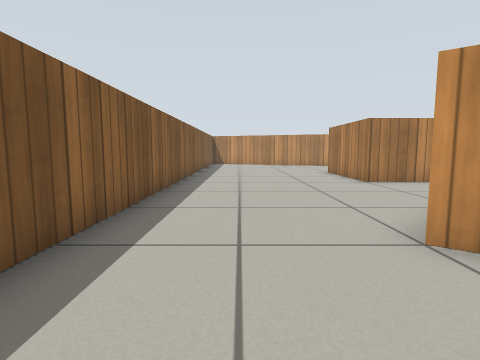
[1] (above)

21 first-person views from a walk through a world built for the Gazebo simulator. The camera is 0.51 m above the floor, tilts 6° down and sees 80° across. The floor is counted in squares, 0.5 m on a side. Each view is taken from the middle of a square. On the plan, view 1 faces up. The plan holds only what a view shows up to about 12 squares ahead; the rest is blank. Gazebo's built-in surfaces are drawn with simple patterns.

[2]
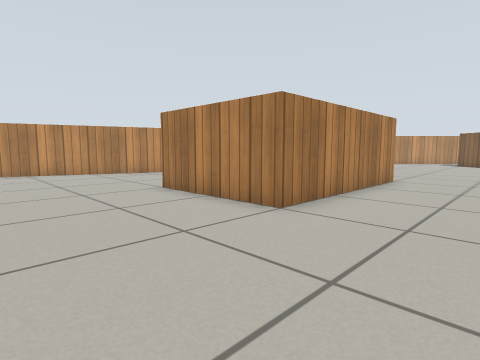

[3]
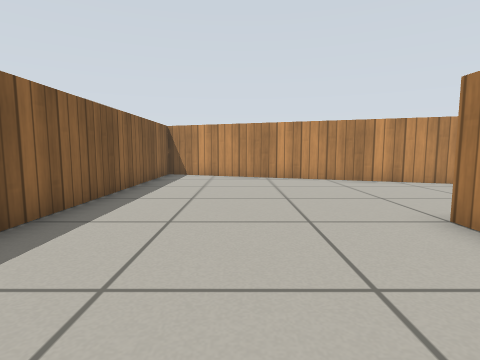

[4]
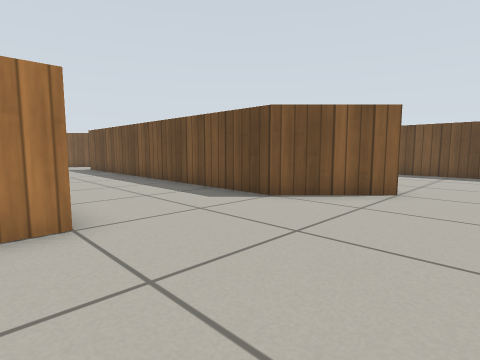

[5]
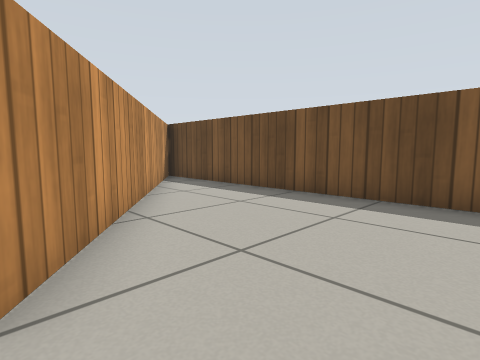

[6]
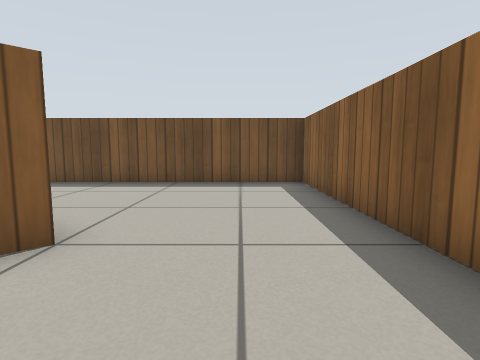

[7]
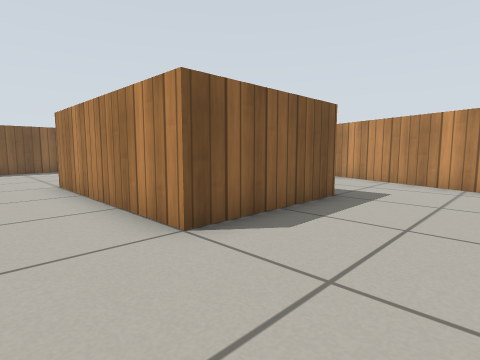

[8]
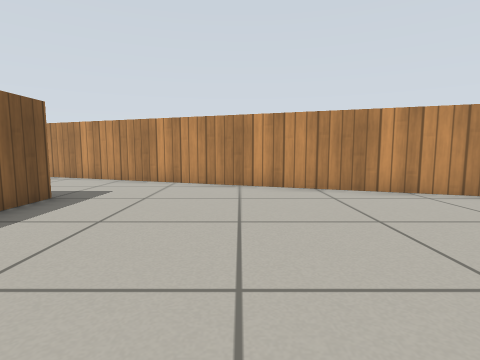

[9]
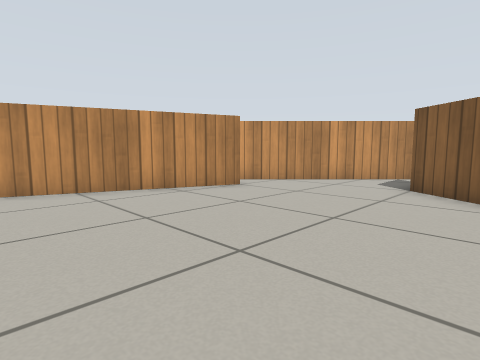

[10]
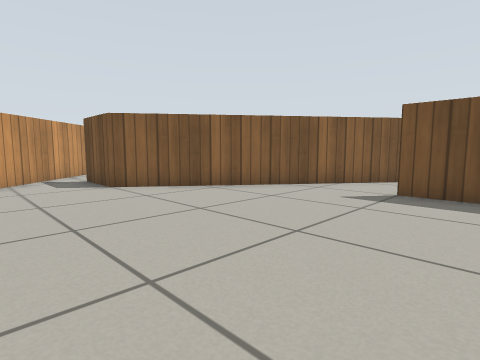

[11]
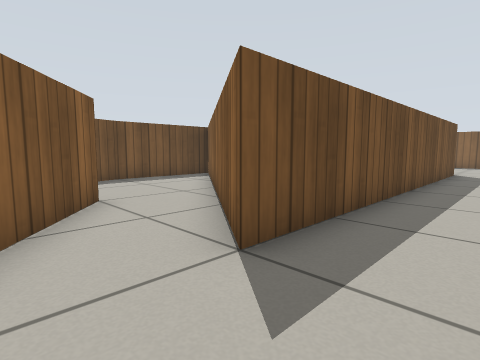

[12]
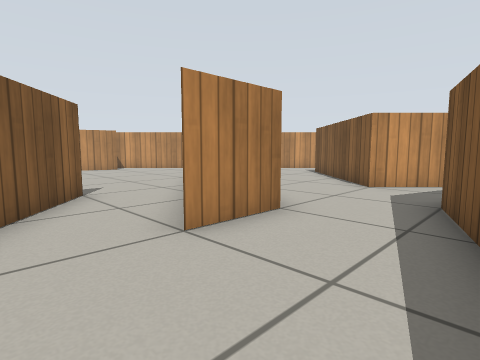

[13]
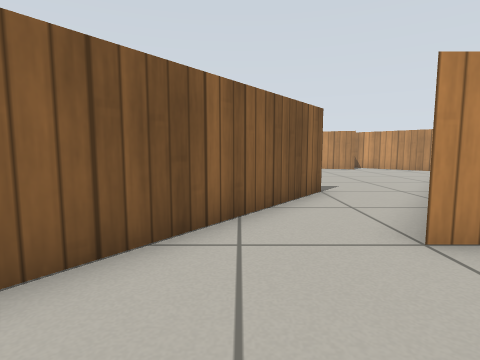

[14]
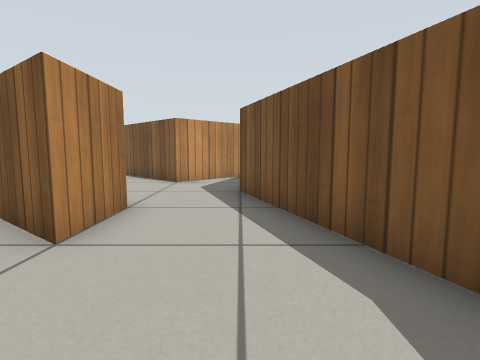

[15]
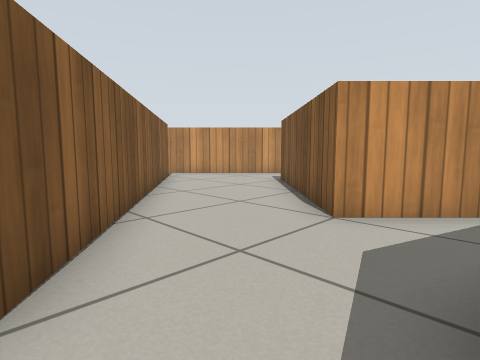

[16]
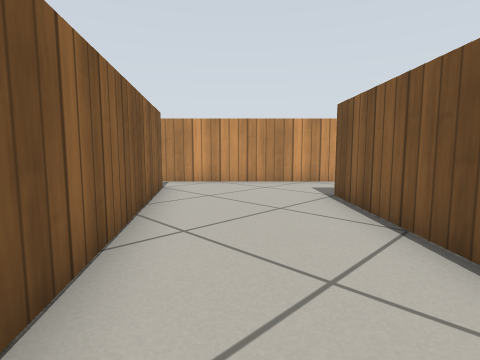

[17]
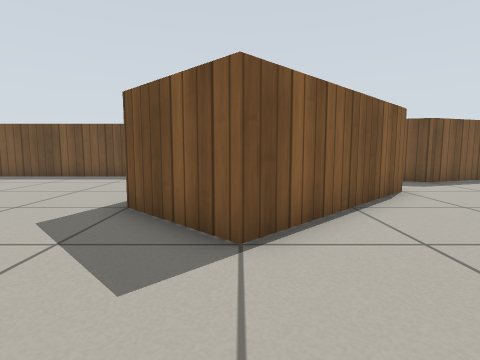

[18]
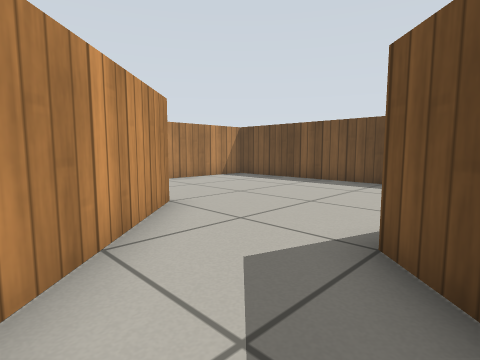

[19]
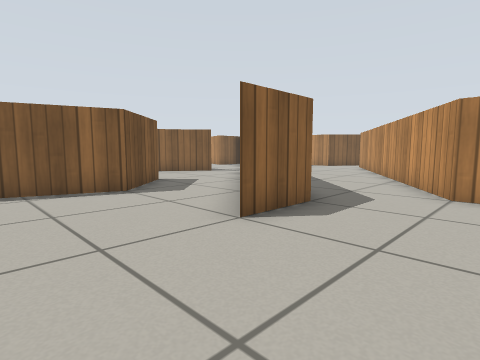

[20]
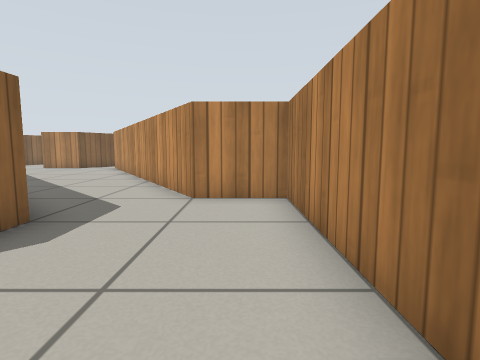

[21]
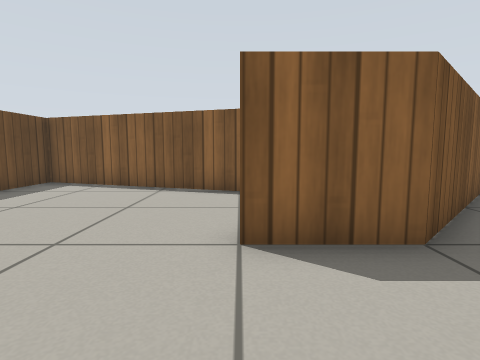

### Floor plan
Key: @ floor where view 1 was taken; # wall or solid block; . floor; B wooden block.
Columns run from 2 left of view 1 to 36 right of it. Each row starts with its distance up from view 1.
 21 ###
 20 #.###
 19 #...####
 18 #......####
 17 #.........####
 16 #........ ...###
 15 #........  ....####
 14 #.......   .......#### B
 13 #.....B     B........##.B    ...BB
 12 #.....B     B............B   ....B
 11 #.....B     B.............B   ...BB
 10 #.....B     B..............B  ....BB
  9 #.....BBBBBBB...........BBB.B  ....B
  8 #......................BBB...B B...BB
  7 #.....................BBBB....B B...BB#
  6 #.....................BBB......B B....#
  5 #.....BBBBBBBBBBBBB..BBB....B...B B...#
  4 #....B           B..BBB....BBB...BB...#
  3 #...BB          BB.BBBB...BB BB...B...#
  2 #....BB        BB..BBB...BB  BB.......#
  1 #.....BB      BB..BBB...BB   B........#
  0 #.@.....BB    B..........BB  B........#
 -1 #........BB  BB......BBB..B BB........#
 -2 #.........BB B....BBBB      B.........#
 -3 ###################         ###########

Where each view was taken, in squares from view 1:
view 1: 0 up, 0 right, facing up
view 2: 6 up, 0 right, facing up-right
view 3: 9 up, 1 right, facing up
view 4: 10 up, 0 right, facing down-right
view 5: 3 up, 0 right, facing down-right
view 6: 6 up, 0 right, facing down
view 7: 7 up, 13 right, facing up-left
view 8: 7 up, 14 right, facing up
view 9: 7 up, 14 right, facing up-right
view 10: 12 up, 14 right, facing down-right
view 11: 7 up, 18 right, facing down-left
view 12: 2 down, 14 right, facing up-right
view 13: 2 down, 14 right, facing up
view 14: 1 down, 13 right, facing right
view 15: 1 down, 18 right, facing up-right
view 16: 2 up, 20 right, facing up-right
view 17: 8 up, 26 right, facing down
view 18: 6 up, 27 right, facing down-right
view 19: 0 up, 35 right, facing up-left
view 20: 1 up, 35 right, facing up
view 21: 3 up, 35 right, facing left
